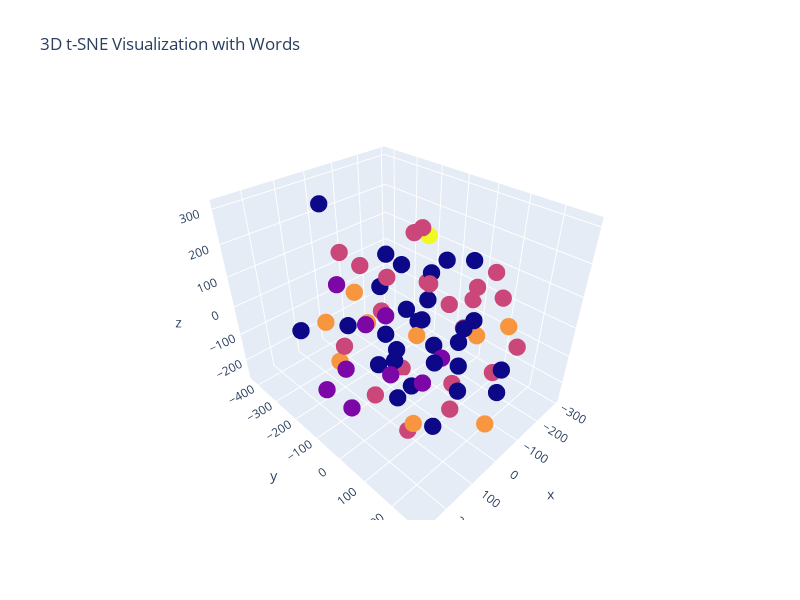

Notebook cell for this chart:
### Code cell
import plotly.graph_objects as go

text = []
print(valid_phrases3) ###
for phrase, label in zip(valid_phrases3, labels): ###
    text.append('words: ' + phrase + ' label: ' + str(label))

fig = go.Figure(data=[
    go.Scatter3d(
        x=low_dim_data[:, 0],
        y=low_dim_data[:, 1],
        z=low_dim_data[:, 2],
        mode='markers',
        marker=dict(size=6, color=labels),
        text=text,  # 设置每个点的标签
        hoverinfo='text'  # 当悬停在点上时，只显示text内容
    )
])

fig.update_layout(title="3D t-SNE Visualization with Words", width=800, height=600)
fig.show()

### Figure 1 — Plotly figure (JSON) as saved in the notebook; plotly's stock layout.template omitted (floating-point values rounded to 4 significant figures)
{"data": [{"hoverinfo": "text", "marker": {"color": [0, 1, 0, 2, 0, 0, 2, 2, 2, 1, 1, 0, 0, 0, 0, 2, 0, 0, 3, 0, 2, 3, 2, 0, 0, 3, 4, 0, 1, 2, 0, 2, 0, 3, 2, 2, 3, 2, 0, 3, 3, 1, 0, 0, 1, 3, 0, 0, 2, 1, 2, 0, 3, 0, 0, 2, 1, 0, 0, 2, 0, 1, 2, 0, 2, 0, 2, 2, 2, 2], "size": 6}, "mode": "markers", "text": ["words: importance label: 0", "words: groovy label: 1", "words: discreet label: 0", "words: unnerving label: 2", "words: happy label: 0", "words: safe label: 0", "words: intense label: 2", "words: unangry label: 2", "words: alive label: 2", "words: sparkly label: 1", "words: cuddly label: 1", "words: aware label: 0", "words: friendly label: 0", "words: nonslippery label: 0", "words: very label: 0", "words: flattery label: 2", "words: comfortable label: 0", "words: posh label: 0", "words: sharpness label: 3", "words: easily label: 0", "words: unstressful label: 2", "words: pleasantness label: 3", "words: milder label: 2", "words: satisfied label: 0", "words: grand label: 0", "words: pleasant label: 3", "words: be_well label: 4", "words: glad label: 0", "words: cute label: 1", "words: pushy label: 2", "words: okay label: 0", "words: unannoyed label: 2", "words: easy label: 0", "words: pleasing label: 3", "words: astounded label: 2", "words: vigilant label: 2", "words: coolness label: 3", "words: undistressing label: 2", "words: really label: 0", "words: gentle label: 3", "words: hotness label: 3", "words: euphoric label: 1", "words: complexity label: 0", "words: kind label: 0", "words: wispy label: 1", "words: warmth label: 3", "words: important label: 0", "words: affirmative label: 0", "words: undisruptive label: 2", "words: playful label: 1", "words: excitable label: 2", "words: good label: 0", "words: soothing label: 3", "words: recommend label: 0", "words: positive label: 0", "words: hedonistic label: 2", "words: peppy label: 1", "words: wonder label: 0", "words: nice label: 0", "words: attentive label: 2", "words: success label: 0", "words: melodic label: 1", "words: empathetic label: 2", "words: better label: 0", "words: unanxious label: 2", "words: interesting label: 0", "words: benign label: 2", "words: gripping label: 2", "words: pronounced label: 2", "words: haphazard label: 2"], "type": "scatter3d", "x": [-142.7, 28.68, 5.18, -89.8, -80.35, -172.1, -63.42, 46.77, -114.5, 224.0, 265.2, -10.22, 269.7, -103.4, 61.48, -196.8, 127.0, -114.7, -10.32, 29.32, 181.2, 19.63, -207.9, -221.2, -108.8, 205.6, -222.2, 9.801, 260.4, -122.4, -48.86, -244.9, -131.7, -181.2, -152.5, -72.23, 54.02, -17.45, -23.91, -123.4, 3.821, 237.3, -43.99, 133.6, 17.03, 140.3, 103.5, -271.6, 52.08, 177.3, 146.4, -1.426, 137.6, 48.78, -14.1, -19.7, 197.4, -73.39, 115.8, -1.404, 86.7, 141.9, 104.1, -76.6, 108.5, 103.9, -167.9, 74.69, -295.5, -101.7], "y": [186.3, 54.32, 276.0, 88.85, 26.36, -151.7, 211.8, -250.0, 153.5, 133.9, 39.72, -23.73, -133.9, -224.1, 198.1, 196.7, 46.54, -266.2, -7.132, -257.3, -81.64, -228.9, -150.5, -21.18, -28.12, 187.3, -161.8, -46.36, 22.77, 40.44, -173.1, 102.6, -68.37, 71.01, 76.74, -124.6, -136.2, 119.3, -422.7, 203.5, 251.5, -99.37, -1.243, 63.68, 106.3, -212.2, -39.93, -25.77, 86.57, 1.969, -45.12, -76.91, -166.5, 63.32, 172.3, -132.5, 92.94, 94.53, 171.2, 11.75, 218.8, -145.8, 73.07, -111.7, -52.13, 156.0, -26.46, -54.19, -34.34, -109.6], "z": [-199.0, -135.4, 38.44, 9.215, 195.3, -137.5, -54.75, 159.4, 198.8, 73.28, -68.59, -225.7, 74.32, 105.4, -44.04, -56.63, 1.135, -31.46, -25.67, -104.1, 4.389, 26.62, -4.756, -178.1, -129.1, -54.5, 145.8, 189.5, 42.41, -247.8, -134.2, 38.0, 95.97, -78.17, 104.1, -258.1, -16.61, -223.1, 226.6, 56.91, -163.8, -123.0, 78.94, -111.0, -21.35, -9.37, -80.77, 96.11, 210.8, 115.7, 243.7, -111.4, -125.6, 94.96, 116.5, 101.9, 198.3, -112.5, -147.6, 307.4, 171.6, 144.5, -250.3, -23.26, -199.3, 46.93, -9.01, 75.35, -56.94, 216.4]}], "layout": {"height": 600, "title": {"text": "3D t-SNE Visualization with Words"}, "width": 800}}
